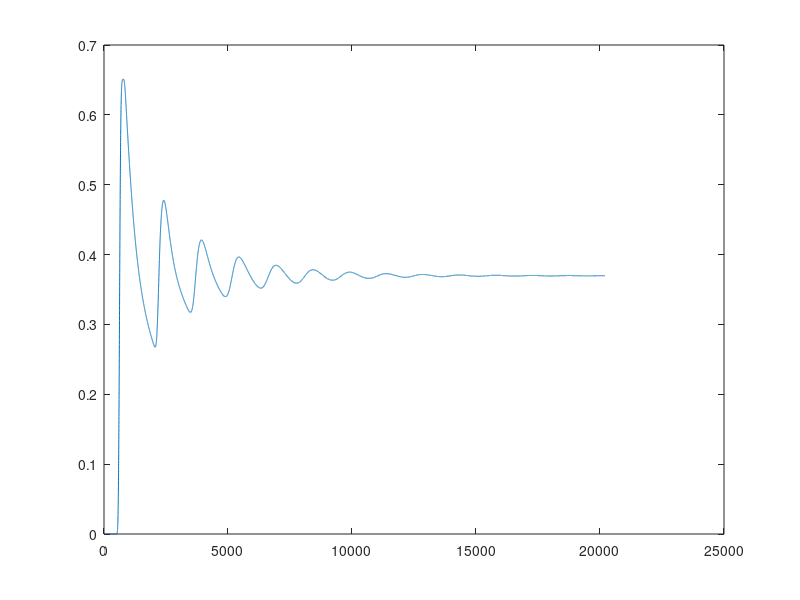

MATLAB code for this plot:

function main
clear all
global numx delx delt numtimesteps delay 
global c K1 K2 Cop k

numx=100; delx=1/numx; delt=0.001;
numtimesteps=20000; delay=200;
keepend=zeros(numtimesteps+delay,1);

c=zeros(numx,1);
c(1)=1;

gamma=2;
k=1; Cop=exp(-k); 
K1=1.5; K2=gamma/(K1*k*exp(-k));


for i=1:numtimesteps
    keepend(i+delay)=c(numx);
    c(2:numx) = c(2:numx) - ...
                delt*k*c(2:numx) - phi(keepend(i))*(delt/delx)*(c(2:numx)-c(1:numx-1));
end

figure(1)
plot(keepend)
save('tgoosc.dat','-ascii','keepend')

%%%%%%%%%%%%%%%%%%%%%%%%%%%%%%%%%%%%%%%%%

function out=phi(x)
global c K1 K2 Cop k

out = 1+K1*tanh(K2*(Cop-x));

%%%%%%%%%%%%%%%%%%%%%%%%%%%%%%%%%%%%%%%%%
